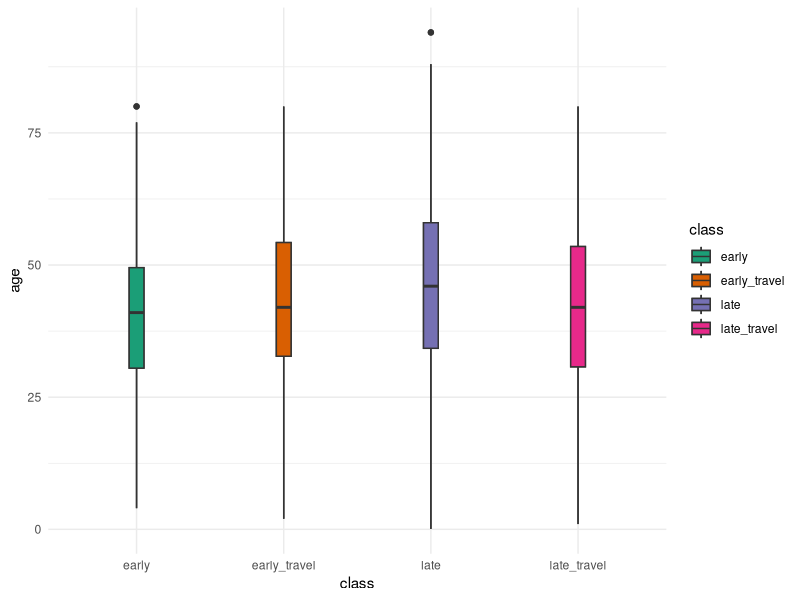

Write R code to recreate this figure.
# Figure S7

library(gridExtra)
library(grid)
library(ggplot2)
library(lattice)
library(dplyr)
library(stringr)

df <- read.csv('../data/data_figure_s7.csv', stringsAsFactors = F)


#Check no NA's or empty here
table(df$wuhan.0._not_wuhan.1.)

str(df)
df$age
df$age_numerical_only<- as.numeric(as.character(df$age))

df <- df %>%
  mutate_if(is.character, str_trim)

#ggplot(df, aes(age_numerical_only, fill = as.factor(wuhan.0._not_wuhan.1.)))+geom_histogram(binwidth = 5)+theme_bw()


#Should check NA's aren't being produced, and date format is correct
df$date_confirmation<- as.Date(df$date_confirmation, format='%d.%m.%Y')
df$date_admission_hospital<- as.Date(df$date_admission_hospital, format='%d.%m.%Y')
df$date_onset_symptoms<- as.Date(df$date_onset_symptoms, format='%d.%m.%Y')
onset_admission_interval <- df$date_admission_hospital-df$date_onset_symptoms
df$onset_admission_interval <- df$date_admission_hospital-df$date_onset_symptoms


# travel
age_early_travel <- subset(df, travel_history_location_binary == 1 & date_confirmation <= as.Date("2020-01-31"))
median(age_early_travel$age_numerical_only, na.rm=T)
quantile(age_early_travel$age_numerical_only, probs = c(0.25, 0.75), na.rm= T) # quartile

age_late_travel <- subset(df, travel_history_location_binary == 1 & date_confirmation > as.Date("2020-01-31"))
median(age_late_travel$age_numerical_only, na.rm=T)
quantile(age_late_travel$age_numerical_only, probs = c(0.25, 0.75), na.rm= T) # quartile

# not travel
age_early <- subset(df, travel_history_location_binary == 0 & date_confirmation <= as.Date("2020-01-31"))
median(age_early$age_numerical_only, na.rm=T)
quantile(age_early$age_numerical_only, probs = c(0.25, 0.75), na.rm= T) # quartile

age_late <- subset(df, travel_history_location_binary == 0 & date_confirmation > as.Date("2020-01-31"))
median(age_late$age_numerical_only, na.rm=T)
quantile(age_late$age_numerical_only, probs = c(0.25, 0.75), na.rm= T) # quartile


# statistical test
early <- as.data.frame(age_early$age_numerical_only)
early <- cbind(early, 'early')
colnames(early) <- c('age', 'class')

late <- as.data.frame(age_late$age_numerical_only)
late <- cbind(late, 'late')
colnames(late) <- c('age', 'class')

tmp <- rbind(late, early)
tmp <- na.omit(tmp)
t.test(age ~ class, data = tmp)

early_travel <- as.data.frame(age_early_travel$age_numerical_only)
early_travel <- cbind(early_travel, 'early_travel')
colnames(early_travel) <- c('age', 'class')

late_travel <- as.data.frame(age_late_travel$age_numerical_only)
late_travel <- cbind(late_travel, 'late_travel')
colnames(late_travel) <- c('age', 'class')

# put them all together and plot Figure S7
tmp <- rbind(late_travel, early_travel, late, early)

p <- ggplot(tmp, aes(x=class, y=age, fill = class)) + 
  #geom_violin(trim=FALSE)+
  #geom_dotplot(binaxis='y', stackdir='center',
  #            position=position_dodge(1))+
  geom_boxplot(width=0.1)

p + scale_fill_brewer(palette="Dark2") + theme_minimal() + geom_boxplot(width=0.1) 

